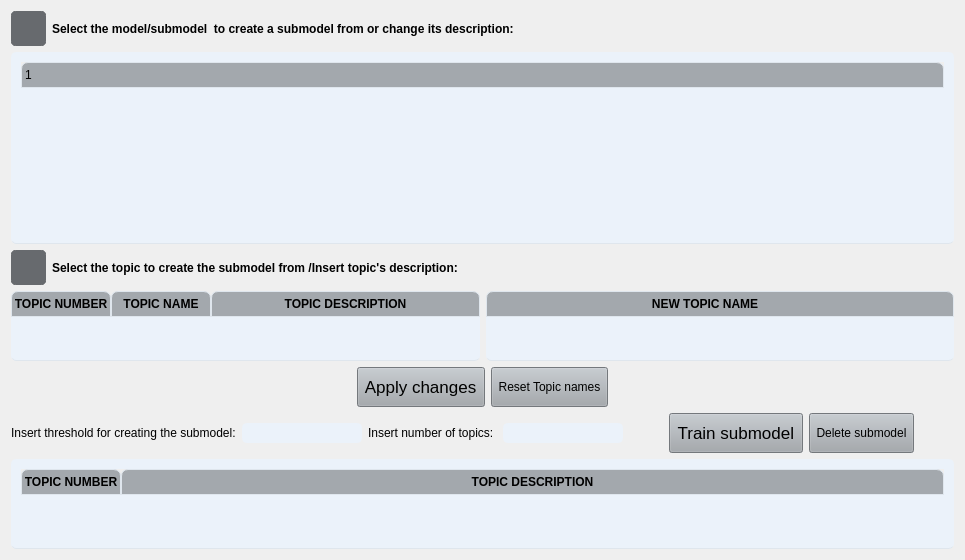
                  <widget class="QWidget" name="tabsPage3">
                   <layout class="QVBoxLayout" name="verticalLayout_24">
                    <item>
                     <layout class="QHBoxLayout" name="horizontalLayout_14">
                      <item>
                       <layout class="QVBoxLayout" name="verticalLayout_44">
                        <item>
                         <layout class="QVBoxLayout" name="verticalLayout_45">
                          <item>
                           <layout class="QHBoxLayout" name="horizontalLayout_29">
                            <item>
                             <widget class="QPushButton" name="infoButtonSelectSubmodel_4">
                              <property name="sizePolicy">
                               <sizepolicy hsizetype="Fixed" vsizetype="Fixed">
                                <horstretch>0</horstretch>
                                <verstretch>0</verstretch>
                               </sizepolicy>
                              </property>
                              <property name="minimumSize">
                               <size>
                                <width>35</width>
                                <height>35</height>
                               </size>
                              </property>
                              <property name="maximumSize">
                               <size>
                                <width>35</width>
                                <height>35</height>
                               </size>
                              </property>
                              <property name="styleSheet">
                               <string notr="true">QPushButton {
	border: 5px solid #676A6E;
	border-radius: 5px;	
	background-color: #676A6E;
}
QPushButton:hover {
	background-color: #676A6E;
	border: 2px solid #676A6E;
}
QPushButton:pressed {	
	background-color: #676A6E;
	border: 2px solid #676A6E;
}</string>
                              </property>
                              <property name="text">
                               <string/>
                              </property>
                             </widget>
                            </item>
                            <item>
                             <widget class="QLabel" name="labelSelectModelToSubmodel_4">
                              <property name="font">
                               <font>
                                <weight>75</weight>
                                <bold>true</bold>
                               </font>
                              </property>
                              <property name="text">
                               <string>Select the model/submodel  to create a submodel from or change its description:</string>
                              </property>
                              <property name="wordWrap">
                               <bool>false</bool>
                              </property>
                             </widget>
                            </item>
                           </layout>
                          </item>
                          <item>
                           <widget class="QTreeWidget" name="treeViewShowModelsToExpand_4">
                            <property name="styleSheet">
                             <string notr="true">QTreeWidget {	
	background-color: #EBF2FA;
	padding: 10px;
	border-radius: 5px;
	gridline-color: #DFE6ED;
	border-bottom: 1px solid #DFE6ED;
}
QTreeWidget::item{
	border-color: #DFE6ED;
	padding-left: 5px;
	padding-right: 5px;
	gridline-color: #DFE6ED;
}
QTreeWidget::item:selected{
	background-color: #C7CDDA;
}
QScrollBar:horizontal {
    border: none;
    background: #A3A8AD;
    height: 14px;
    margin: 0px 21px 0 21px;
	border-radius: 0px;
}
 QScrollBar:vertical {
	border: none;
    background: #A3A8AD;
    width: 14px;
    margin: 21px 0 21px 0;
	border-radius: 0px;
 }
QHeaderView::section{
	Background-color: #A3A8AD;
	max-width: 30px;
	border: 1px solid #A3A8AD;
	border-style: none;
    border-bottom: 1px solid #DFE6ED;
    border-right: 1px solid #DFE6ED;
}
QTreeWidget::horizontalHeader {	
	background-color: #A3A8AD;
}
QHeaderView::section:horizontal
{
    border: 1px solid #DFE6ED;
	background-color: #A3A8AD;
	padding: 3px;
	border-top-left-radius: 7px;
    border-top-right-radius: 7px;
}
QHeaderView::section:vertical
{
    border: 1px solid #A3A8AD;
}
</string>
                            </property>
                            <attribute name="headerStretchLastSection">
                             <bool>true</bool>
                            </attribute>
                            <column>
                             <property name="text">
                              <string/>
                             </property>
                            </column>
                           </widget>
                          </item>
                          <item>
                           <layout class="QVBoxLayout" name="verticalLayout_48">
                            <item>
                             <layout class="QHBoxLayout" name="horizontalLayout_31">
                              <item>
                               <widget class="QPushButton" name="infoButtoSelectTopicExpand_4">
                                <property name="sizePolicy">
                                 <sizepolicy hsizetype="Fixed" vsizetype="Fixed">
                                  <horstretch>0</horstretch>
                                  <verstretch>0</verstretch>
                                 </sizepolicy>
                                </property>
                                <property name="minimumSize">
                                 <size>
                                  <width>35</width>
                                  <height>35</height>
                                 </size>
                                </property>
                                <property name="maximumSize">
                                 <size>
                                  <width>35</width>
                                  <height>35</height>
                                 </size>
                                </property>
                                <property name="styleSheet">
                                 <string notr="true">QPushButton {
	border: 5px solid #676A6E;
	border-radius: 5px;	
	background-color: #676A6E;
}
QPushButton:hover {
	background-color: #676A6E;
	border: 2px solid #676A6E;
}
QPushButton:pressed {	
	background-color: #676A6E;
	border: 2px solid #676A6E;
}</string>
                                </property>
                                <property name="text">
                                 <string/>
                                </property>
                               </widget>
                              </item>
                              <item>
                               <widget class="QLabel" name="labelSelectTopicToSubmodel_4">
                                <property name="font">
                                 <font>
                                  <weight>75</weight>
                                  <bold>true</bold>
                                 </font>
                                </property>
                                <property name="text">
                                 <string>Select the topic to create the submodel from /Insert topic's description:</string>
                                </property>
                               </widget>
                              </item>
                             </layout>
                            </item>
                            <item>
                             <layout class="QVBoxLayout" name="verticalLayout_49">
                              <item>
                               <layout class="QHBoxLayout" name="horizontalLayout_36">
                                <item>
                                 <widget class="QTableWidget" name="tableWidgetTrainSubmodel_4">
                                  <property name="minimumSize">
                                   <size>
                                    <width>0</width>
                                    <height>0</height>
                                   </size>
                                  </property>
                                  <property name="styleSheet">
                                   <string notr="true">QTableWidget {	
	background-color: rgb(235, 242, 250);
	padding: 0px;
	border-radius: 5px;
	gridline-color: #DFE6ED;
	border-bottom: 1px solid #DFE6ED;
}
QTableWidget::item{
	padding-left: 5px;
	padding-right: 5px;
    	border-bottom: 0.7px solid #DFE6ED;
	border-top: 0.7px solid #DFE6ED;
	border-left: 0.7px solid #DFE6ED;
	border-right: 0.7px solid #DFE6ED;
}
QTableWidget::item:selected{
	background-color: #C7CDDA;
}
QScrollBar:horizontal {
    border: none;
    background: #A3A8AD;
    height: 14px;
    margin: 0px 21px 0 21px;
	border-radius: 0px;
}
 QScrollBar:vertical {
	border: none;
    background: #A3A8AD;
    width: 14px;
    margin: 21px 0 21px 0;
	border-radius: 0px;
 }
QHeaderView::section{
	Background-color: #A3A8AD;
	max-width: 30px;
	border: 1px solid #A3A8AD;
	border-style: none;
    border-bottom: 1px solid #DFE6ED;
    border-right: 1px solid #DFE6ED;
}
QTableWidget::horizontalHeader {	
	background-color: #A3A8AD;
}
QHeaderView::section:horizontal
{
    border: 1px solid #DFE6ED;
	background-color: #A3A8AD;
	padding: 3px;
	border-top-left-radius: 7px;
    border-top-right-radius: 7px;
}

</string>
                                  </property>
                                  <property name="midLineWidth">
                                   <number>1</number>
                                  </property>
                                  <property name="sizeAdjustPolicy">
                                   <enum>QAbstractScrollArea::AdjustToContents</enum>
                                  </property>
                                  <property name="editTriggers">
                                   <set>QAbstractItemView::NoEditTriggers</set>
                                  </property>
                                  <attribute name="horizontalHeaderStretchLastSection">
                                   <bool>true</bool>
                                  </attribute>
                                  <attribute name="verticalHeaderVisible">
                                   <bool>false</bool>
                                  </attribute>
                                  <attribute name="verticalHeaderStretchLastSection">
                                   <bool>false</bool>
                                  </attribute>
                                  <column>
                                   <property name="text">
                                    <string>TOPIC NUMBER</string>
                                   </property>
                                   <property name="font">
                                    <font>
                                     <weight>75</weight>
                                     <bold>true</bold>
                                    </font>
                                   </property>
                                  </column>
                                  <column>
                                   <property name="text">
                                    <string>TOPIC NAME</string>
                                   </property>
                                   <property name="font">
                                    <font>
                                     <weight>75</weight>
                                     <bold>true</bold>
                                    </font>
                                   </property>
                                  </column>
                                  <column>
                                   <property name="text">
                                    <string>TOPIC DESCRIPTION</string>
                                   </property>
                                   <property name="font">
                                    <font>
                                     <weight>75</weight>
                                     <bold>true</bold>
                                    </font>
                                   </property>
                                  </column>
                                 </widget>
                                </item>
                                <item>
                                 <widget class="QTableWidget" name="tableWidgetNewTopicName_4">
                                  <property name="sizePolicy">
                                   <sizepolicy hsizetype="Expanding" vsizetype="Expanding">
                                    <horstretch>0</horstretch>
                                    <verstretch>0</verstretch>
                                   </sizepolicy>
                                  </property>
                                  <property name="minimumSize">
                                   <size>
                                    <width>0</width>
                                    <height>0</height>
                                   </size>
                                  </property>
                                  <property name="styleSheet">
                                   <string notr="true">QTableWidget {	
	background-color: rgb(235, 242, 250);
	padding: 0px;
	border-radius: 5px;
	gridline-color: #DFE6ED;
	border-bottom: 1px solid #DFE6ED;
}
QTableWidget::item{
	padding-left: 5px;
	padding-right: 5px;
    	border-bottom: 0.7px solid #DFE6ED;
	border-top: 0.7px solid #DFE6ED;
	border-left: 0.7px solid #DFE6ED;
	border-right: 0.7px solid #DFE6ED;
}
QTableWidget::item:selected{
	background-color: #C7CDDA;
}
QScrollBar:horizontal {
    border: none;
    background: #A3A8AD;
    height: 14px;
    margin: 0px 21px 0 21px;
	border-radius: 0px;
}
 QScrollBar:vertical {
	border: none;
    background: #A3A8AD;
    width: 14px;
    margin: 21px 0 21px 0;
	border-radius: 0px;
 }
QHeaderView::section{
	Background-color: #A3A8AD;
	max-width: 30px;
	border: 1px solid #A3A8AD;
	border-style: none;
    border-bottom: 1px solid #DFE6ED;
    border-right: 1px solid #DFE6ED;
}
QTableWidget::horizontalHeader {	
	background-color: #A3A8AD;
}
QHeaderView::section:horizontal
{
    border: 1px solid #DFE6ED;
	background-color: #A3A8AD;
	padding: 3px;
	border-top-left-radius: 7px;
    border-top-right-radius: 7px;
}</string>
                                  </property>
                                  <property name="sizeAdjustPolicy">
                                   <enum>QAbstractScrollArea::AdjustToContents</enum>
                                  </property>
                                  <attribute name="horizontalHeaderStretchLastSection">
                                   <bool>true</bool>
                                  </attribute>
                                  <attribute name="verticalHeaderVisible">
                                   <bool>false</bool>
                                  </attribute>
                                  <column>
                                   <property name="text">
                                    <string>NEW TOPIC NAME         </string>
                                   </property>
                                   <property name="font">
                                    <font>
                                     <weight>75</weight>
                                     <bold>true</bold>
                                    </font>
                                   </property>
                                   <property name="textAlignment">
                                    <set>AlignCenter</set>
                                   </property>
                                  </column>
                                 </widget>
                                </item>
                               </layout>
                              </item>
                              <item>
                               <layout class="QHBoxLayout" name="horizontalLayout_37">
                                <item>
                                 <spacer name="horizontalSpacer_20">
                                  <property name="orientation">
                                   <enum>Qt::Horizontal</enum>
                                  </property>
                                  <property name="sizeHint" stdset="0">
                                   <size>
                                    <width>40</width>
                                    <height>20</height>
                                   </size>
                                  </property>
                                 </spacer>
                                </item>
                                <item>
                                 <widget class="QPushButton" name="buttonApplyChanges">
                                  <property name="sizePolicy">
                                   <sizepolicy hsizetype="Fixed" vsizetype="Preferred">
                                    <horstretch>0</horstretch>
                                    <verstretch>0</verstretch>
                                   </sizepolicy>
                                  </property>
                                  <property name="minimumSize">
                                   <size>
                                    <width>0</width>
                                    <height>40</height>
                                   </size>
                                  </property>
                                  <property name="font">
                                   <font>
                                    <family>.AppleSystemUIFont</family>
                                    <pointsize>13</pointsize>
                                   </font>
                                  </property>
                                  <property name="styleSheet">
                                   <string notr="true">QPushButton {
	background-color: #A3A8AD;
}
QPushButton:hover {
	background-color: #A3A8AD;
}
QPushButton:pressed {	
	background-color: #A3A8AD;
}</string>
                                  </property>
                                  <property name="text">
                                   <string> Apply changes </string>
                                  </property>
                                 </widget>
                                </item>
                                <item>
                                 <widget class="QPushButton" name="buttonResetDescriptions">
                                  <property name="sizePolicy">
                                   <sizepolicy hsizetype="Fixed" vsizetype="Preferred">
                                    <horstretch>0</horstretch>
                                    <verstretch>0</verstretch>
                                   </sizepolicy>
                                  </property>
                                  <property name="minimumSize">
                                   <size>
                                    <width>0</width>
                                    <height>40</height>
                                   </size>
                                  </property>
                                  <property name="styleSheet">
                                   <string notr="true">QPushButton {
	background-color: #A3A8AD;
}
QPushButton:hover {
	background-color: #A3A8AD;
}
QPushButton:pressed {	
	background-color: #A3A8AD;
}</string>
                                  </property>
                                  <property name="text">
                                   <string> Reset Topic names </string>
                                  </property>
                                 </widget>
                                </item>
                                <item>
                                 <spacer name="horizontalSpacer_21">
                                  <property name="orientation">
                                   <enum>Qt::Horizontal</enum>
                                  </property>
                                  <property name="sizeHint" stdset="0">
                                   <size>
                                    <width>40</width>
                                    <height>20</height>
                                   </size>
                                  </property>
                                 </spacer>
                                </item>
                               </layout>
                              </item>
                             </layout>
                            </item>
                           </layout>
                          </item>
                         </layout>
                        </item>
                        <item>
                         <layout class="QVBoxLayout" name="verticalLayout_46">
                          <item>
                           <layout class="QVBoxLayout" name="verticalLayout_47">
                            <item>
                             <layout class="QHBoxLayout" name="horizontalLayout_30">
                              <item>
                               <widget class="QLabel" name="labelInsertNumberTopics_7">
                                <property name="font">
                                 <font>
                                  <weight>50</weight>
                                  <bold>false</bold>
                                 </font>
                                </property>
                                <property name="text">
                                 <string>Insert threshold for creating the submodel:</string>
                                </property>
                               </widget>
                              </item>
                              <item>
                               <widget class="QLineEdit" name="InsertThreshold">
                                <property name="sizePolicy">
                                 <sizepolicy hsizetype="Fixed" vsizetype="Fixed">
                                  <horstretch>0</horstretch>
                                  <verstretch>0</verstretch>
                                 </sizepolicy>
                                </property>
                                <property name="minimumSize">
                                 <size>
                                  <width>15</width>
                                  <height>0</height>
                                 </size>
                                </property>
                                <property name="styleSheet">
                                 <string notr="true">QLineEdit {
	background-color: #EBF2FA;
	border-radius: 5px;
	border: 2px solid #EBF2FA;
	padding-left: 10px;
}
QLineEdit:hover {
	border: 2px solid #A3A8AD;
}
QLineEdit:focus {
	border: 2px solid #A3A8AD;
}</string>
                                </property>
                                <property name="text">
                                 <string/>
                                </property>
                               </widget>
                              </item>
                              <item>
                               <widget class="QLabel" name="labelInsertNumberTopics_8">
                                <property name="font">
                                 <font>
                                  <weight>50</weight>
                                  <bold>false</bold>
                                 </font>
                                </property>
                                <property name="text">
                                 <string>Insert number of topics: </string>
                                </property>
                               </widget>
                              </item>
                              <item>
                               <widget class="QLineEdit" name="InsertNumberTopicsSubmodel_8">
                                <property name="sizePolicy">
                                 <sizepolicy hsizetype="Fixed" vsizetype="Fixed">
                                  <horstretch>0</horstretch>
                                  <verstretch>0</verstretch>
                                 </sizepolicy>
                                </property>
                                <property name="minimumSize">
                                 <size>
                                  <width>15</width>
                                  <height>0</height>
                                 </size>
                                </property>
                                <property name="styleSheet">
                                 <string notr="true">QLineEdit {
	background-color: #EBF2FA;
	border-radius: 5px;
	border: 2px solid #EBF2FA;
	padding-left: 10px;
}
QLineEdit:hover {
	border: 2px solid #A3A8AD;
}
QLineEdit:focus {
	border: 2px solid #A3A8AD;
}</string>
                                </property>
                               </widget>
                              </item>
                              <item>
                               <spacer name="horizontalSpacer_19">
                                <property name="orientation">
                                 <enum>Qt::Horizontal</enum>
                                </property>
                                <property name="sizeHint" stdset="0">
                                 <size>
                                  <width>40</width>
                                  <height>20</height>
                                 </size>
                                </property>
                               </spacer>
                              </item>
                              <item>
                               <widget class="QPushButton" name="buttonTrainSub">
                                <property name="sizePolicy">
                                 <sizepolicy hsizetype="Minimum" vsizetype="Preferred">
                                  <horstretch>0</horstretch>
                                  <verstretch>0</verstretch>
                                 </sizepolicy>
                                </property>
                                <property name="minimumSize">
                                 <size>
                                  <width>0</width>
                                  <height>40</height>
                                 </size>
                                </property>
                                <property name="font">
                                 <font>
                                  <family>.AppleSystemUIFont</family>
                                  <pointsize>13</pointsize>
                                 </font>
                                </property>
                                <property name="styleSheet">
                                 <string notr="true">QPushButton {
	background-color: #A3A8AD;
}
QPushButton:hover {
	background-color: #A3A8AD;
}
QPushButton:pressed {	
	background-color: #A3A8AD;
}</string>
                                </property>
                                <property name="text">
                                 <string> Train submodel </string>
                                </property>
                               </widget>
                              </item>
                              <item>
                               <widget class="QPushButton" name="pushButtonToDeleteSubmodel_4">
                                <property name="sizePolicy">
                                 <sizepolicy hsizetype="Minimum" vsizetype="Preferred">
                                  <horstretch>0</horstretch>
                                  <verstretch>0</verstretch>
                                 </sizepolicy>
                                </property>
                                <property name="minimumSize">
                                 <size>
                                  <width>0</width>
                                  <height>40</height>
                                 </size>
                                </property>
                                <property name="styleSheet">
                                 <string notr="true">QPushButton {
	background-color: #A3A8AD;
}
QPushButton:hover {
	background-color: #A3A8AD;
}
QPushButton:pressed {	
	background-color: #A3A8AD;
}</string>
                                </property>
                                <property name="text">
                                 <string> Delete submodel </string>
                                </property>
                               </widget>
                              </item>
                              <item>
                               <spacer name="horizontalSpacer_27">
                                <property name="orientation">
                                 <enum>Qt::Horizontal</enum>
                                </property>
                                <property name="sizeHint" stdset="0">
                                 <size>
                                  <width>40</width>
                                  <height>20</height>
                                 </size>
                                </property>
                               </spacer>
                              </item>
                             </layout>
                            </item>
                            <item>
                             <widget class="QTableWidget" name="tableWidgetSubmodelTrained_4">
                              <property name="styleSheet">
                               <string notr="true">QTableWidget {	
	background-color: rgb(235, 242, 250);
	padding: 10px;
	border-radius: 5px;
	gridline-color: #DFE6ED;
	border-bottom: 1px solid #DFE6ED;
}
QTableWidget::item{
	border-color: #DFE6ED;
	padding-left: 5px;
	padding-right: 5px;
	gridline-color: #DFE6ED;
}
QTableWidget::item:selected{
	background-color: #C7CDDA;
}
QScrollBar:horizontal {
    border: none;
    background: #A3A8AD;
    height: 14px;
    margin: 0px 21px 0 21px;
	border-radius: 0px;
}
 QScrollBar:vertical {
	border: none;
    background: #A3A8AD;
    width: 14px;
    margin: 21px 0 21px 0;
	border-radius: 0px;
 }
QHeaderView::section{
	Background-color: #A3A8AD;
	max-width: 30px;
	border: 1px solid #A3A8AD;
	border-style: none;
    border-bottom: 1px solid #DFE6ED;
    border-right: 1px solid #DFE6ED;
}
QTableWidget::horizontalHeader {	
	background-color: #A3A8AD;
}
QHeaderView::section:horizontal
{
    border: 1px solid #DFE6ED;
	background-color: #A3A8AD;
	padding: 3px;
	border-top-left-radius: 7px;
    border-top-right-radius: 7px;
}
QHeaderView::section:vertical
{
    border: 1px solid #A3A8AD;
}
</string>
                              </property>
                              <property name="sizeAdjustPolicy">
                               <enum>QAbstractScrollArea::AdjustToContents</enum>
                              </property>
                              <property name="editTriggers">
                               <set>QAbstractItemView::NoEditTriggers</set>
                              </property>
                              <attribute name="horizontalHeaderStretchLastSection">
                               <bool>true</bool>
                              </attribute>
                              <attribute name="verticalHeaderVisible">
                               <bool>false</bool>
                              </attribute>
                              <column>
                               <property name="text">
                                <string>TOPIC NUMBER</string>
                               </property>
                               <property name="font">
                                <font>
                                 <weight>75</weight>
                                 <bold>true</bold>
                                </font>
                               </property>
                              </column>
                              <column>
                               <property name="text">
                                <string>TOPIC DESCRIPTION</string>
                               </property>
                               <property name="font">
                                <font>
                                 <weight>75</weight>
                                 <bold>true</bold>
                                </font>
                               </property>
                              </column>
                             </widget>
                            </item>
                           </layout>
                          </item>
                         </layout>
                        </item>
                       </layout>
                      </item>
                     </layout>
                    </item>
                   </layout>
                  </widget>
